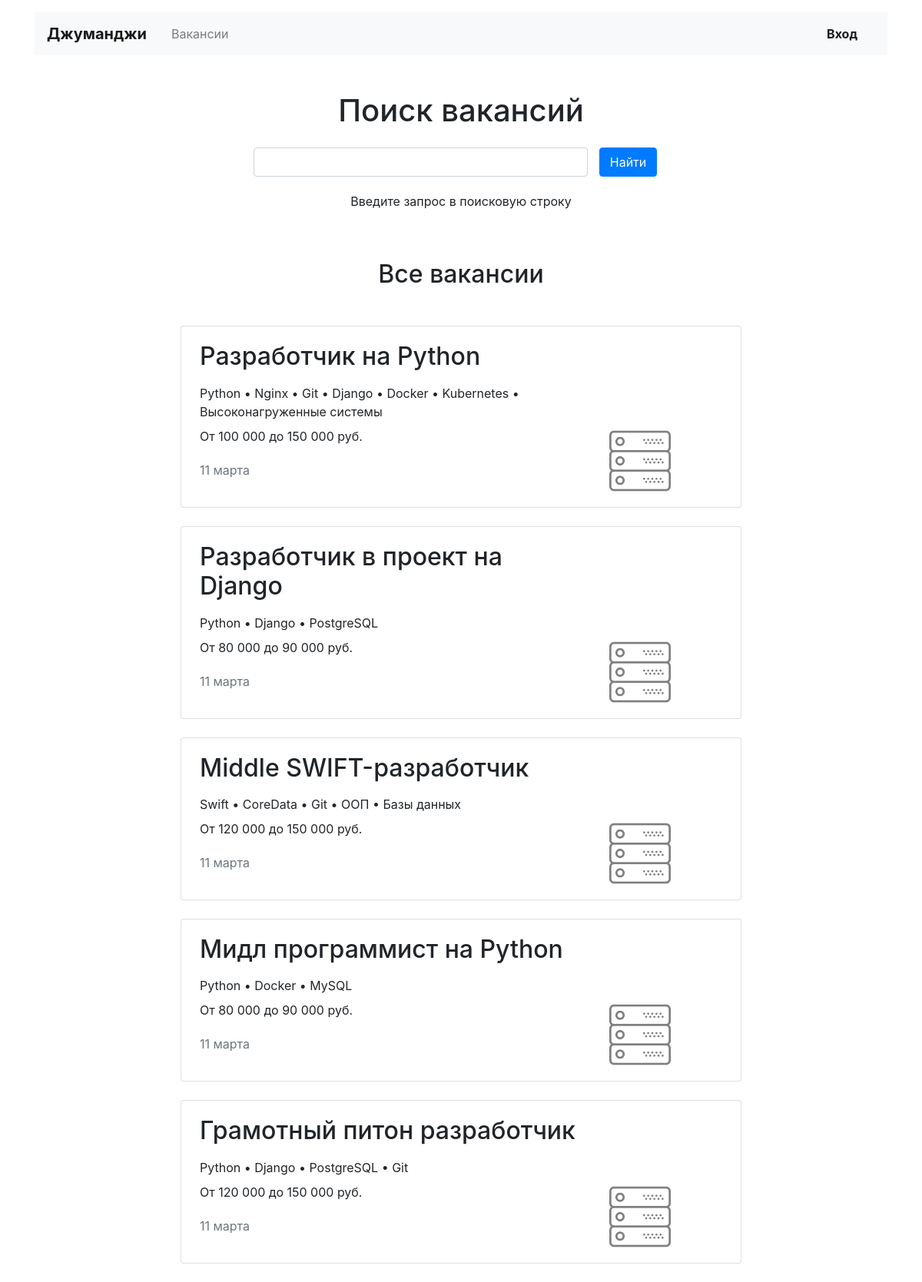
The app's page /search/ with its own data.
### good_job/models.py (models this page shows, shortened)
class Vacancy(models.Model):
    vacancy_id = models.IntegerField(primary_key=True)
    title = models.CharField(max_length=32, verbose_name='Название')
    specialty = models.ForeignKey(
        Specialty,
        on_delete=models.CASCADE,
        related_name="vacancies",
        verbose_name='Специализация',
    )
    company = models.ForeignKey(Company, on_delete=models.CASCADE, related_name="vacancies", verbose_name='Компания')
    skills = models.CharField(max_length=128, verbose_name='Навыки')
    description = models.TextField()
    salary_min = models.IntegerField()
    salary_max = models.IntegerField()
    published_at = models.DateField(verbose_name='Опубликовано')
    def skills_through_point(self):
        return ' • '.join(self.skills.split(', '))
    class Meta:
        verbose_name_plural = 'Вакансии'
        verbose_name = 'вакансию'
        ordering = ['-published_at']

class Specialty(models.Model):
    code = models.CharField(max_length=32)
    title = models.CharField(max_length=32)
    picture = models.ImageField(upload_to='logo/specialty/', default='logo/specialty/plug.png')

### good_job/views.py (the view)
# urls.py: path('search/', search_view, name='search'),
def search_view(request):
    search_query = request.GET.get('search', '')
    if search_query:
        found_vacancies = Vacancy.objects.filter(Q(title__icontains=search_query) | Q(skills__icontains=search_query))
    else:
        found_vacancies = Vacancy.objects.all()
    return render(request, 'good_job/search.html', {'vacancies': found_vacancies, 'search_query': search_query})

### templates/good_job/search.html
{% extends "layout/basic.html" %}
{% block content %}
{% load humanize %}
{% load ending_option %}
  <main class="container mt-3">
    <section>
        <h1 class="h1 text-center mt-5 mb-4">Поиск вакансий</h1>
        <div class="row">
        <div class="col-12 col-md-8 col-lg-6 offset-lg-3 offset-md-2">
          <form class="form-inline mb-3" enctype="multipart/form-data" action="{% url 'search' %}">
            <div class="form-group col-8 col-md-10 pl-0">
              <input class="form-control w-100" type="search" placeholder="{{ search_query }}" aria-label="Найти работу или стажировку" name="search">
            </div>
            <div class="form-group col-4 col-md-2 pl-0">
              <button class="btn btn-primary w-100" type="submit">Найти</button>
            </div>
          </form>
        </div>
        </div>
      {% if search_query %}
          <p class="text-center pt-1">Найдено: {{ vacancies.count }} {{vacancies.count | ru_plural:"вакасия,вакансии,вакансий"}}</p>
      {% else %}
          <p class="text-center pt-1">Введите запрос в поисковую строку</p>
          <h2 class="text-center pt-5">Все вакансии</h2>
      {% endif %}
      <div class="row mt-5">
        <div class="col-12 col-lg-8 offset-lg-2 m-auto">
          {% for vacancy in vacancies %}
            <div class="card mb-4">
              <div class="card-body px-4">
                <div class="row">
                  <div class="col-12 col-md-8 col-lg-9">
                    <h2 class="h2 pb-2" >{{ vacancy.title }}</h2>
                    <p class="mb-2">{{ vacancy.skills_through_point }}</p>
                    <p>От {{ vacancy.salary_min|intcomma }} до {{ vacancy.salary_max|intcomma }} руб.</p>
                    <p class="text-muted pt-1">{{ vacancy.published_at | date:"d E" }}</p>
                  </div>
                  <div class="col-12 col-md-4 col-lg-3 d-flex align-items-end">
                    <a href="{% url "vacancy" vacancy.vacancy_id %}">
                        <img src="{{ vacancy.specialty.picture.url }}" width="80" height="80" alt=""></a>
                  </div>
                </div>
              </div>
            </div>
          {% endfor %}
        </div>
      </div>
    </section>
  </main>
{% endblock %}

### records on screen
Vacancy: title "Разработчик на Python", skills_through_point "Python • Nginx • Git • Django • Docker • Kubernetes • Высоконагруженные системы", salary_min "100 000", salary_max "150 000", published_at "11 марта", specialty.picture (picture)
Vacancy: title "Разработчик в проект на Django", skills_through_point "Python • Django • PostgreSQL", salary_min "80 000", salary_max "90 000", published_at "11 марта", specialty.picture (picture)
Vacancy: title "Middle SWIFT-разработчик", skills_through_point "Swift • CoreData • Git • ООП • Базы данных", salary_min "120 000", salary_max "150 000", published_at "11 марта", specialty.picture (picture)
Vacancy: title "Мидл программист на Python", skills_through_point "Python • Docker • MySQL", salary_min "80 000", salary_max "90 000", published_at "11 марта", specialty.picture (picture)
Vacancy: title "Грамотный питон разработчик", skills_through_point "Python • Django • PostgreSQL • Git", salary_min "120 000", salary_max "150 000", published_at "11 марта", specialty.picture (picture)
